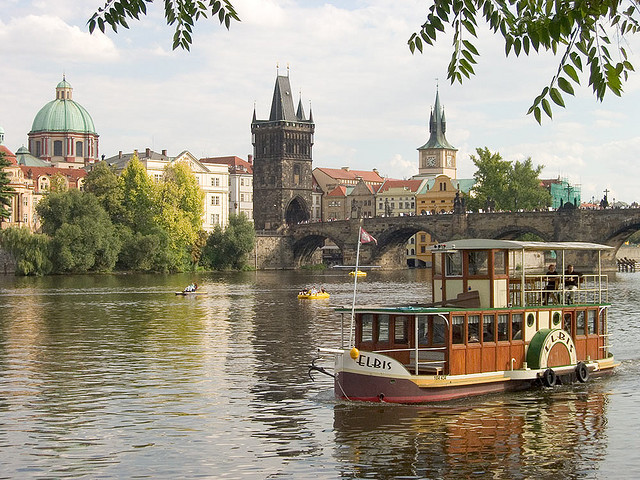
%> input picture 1674/HW2P/prague.jpg, 640 x 480 px
$ octave part_a.m   (GNU Octave 9; MATLAB toolbox functions it lacks are replaced by stand-ins)
%> lines starting %> are read from the running program, lines starting %| are printed output that depends on the picture
%> further down, im1 is the input picture: size 480x640x3 uint8; mean R, G, B 156.6, 149.6, 132.7
### 1674/HW2P/energy_image.m
function return_value = energy_image(im)
    image_gray = rgb2gray(im);
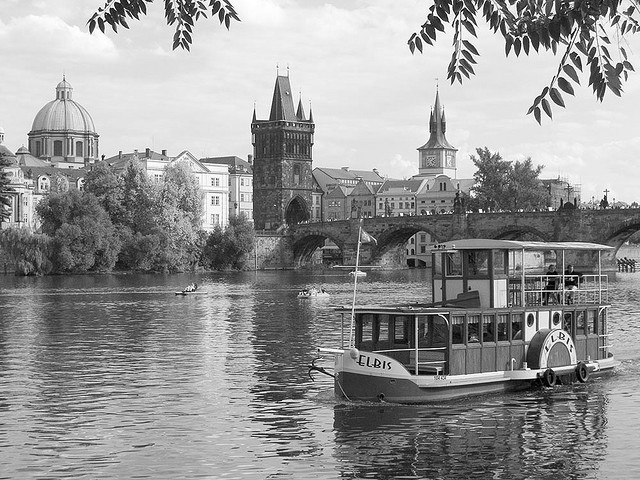
%> image_gray: size 480x640 uint8; min 0, max 255, mean 149.8
    x_diff = double(imfilter(image_gray, [-1,0,1; -1, 0, -1; -1, 0, -1]));
    y_diff = double(imfilter(image_gray, [-1, -1, -1; 0, 0, 0; 1, 1, 1]));
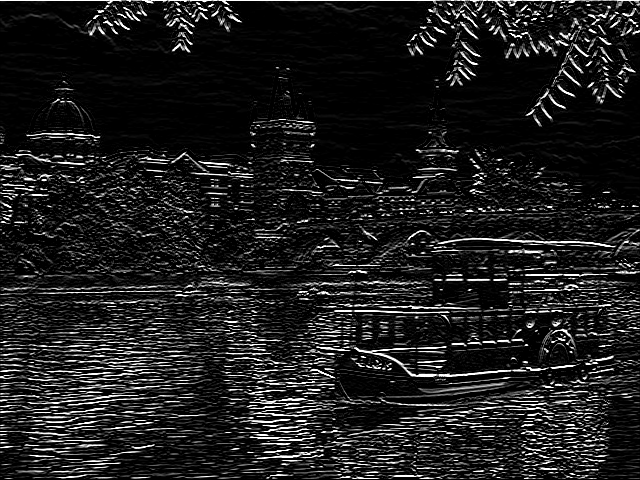
%> y_diff: size 480x640 double; min 0, max 255, mean 29.9
    return_value = sqrt(x_diff .^2 + y_diff .^ 2);
end

### 1674/HW2P/cumulative_minimum_energy_map.m
% Code written for CS1674 by Adriana Kovashka
% DO NOT SHARE as students in the next issue might need to implement this

function [M] = cumulative_minimum_energy_map(energyImage, seamDirection)
%> called with seamDirection = 'HORIZONTAL'

    if(strcmp(seamDirection, 'VERTICAL'))

        % compute from top to bottom

        [num_rows, num_cols] = size(energyImage);
        M = zeros(size(energyImage));
        M(1:num_rows, 1:num_cols) = -Inf;

        M(1, :) = energyImage(1, :);

        for i = 2:num_rows
            for j = 1:num_cols
                if(j > 1)
                    if(j < num_cols)    % standard case
                        M(i, j) = energyImage(i, j) + min([M(i-1, j-1) M(i-1, j) M(i-1, j+1)]);
                    else    % if only have two cells above (at right image boundary)
                        M(i, j) = energyImage(i, j) + min([M(i-1, j-1) M(i-1, j)]);
                    end
                else        % at left image boundary
                    M(i, j) = energyImage(i, j) + min([M(i-1, j) M(i-1, j+1)]);
                end
                assert(~isinf(M(i, j)));
            end
        end

    else
        assert(strcmp(seamDirection, 'HORIZONTAL'));

        % compute from left to right

        [num_rows, num_cols] = size(energyImage);
%> num_rows = 480; num_cols = 640
        M = zeros(size(energyImage));
        M(1:num_rows, 1:num_cols) = -Inf;
%> M: size 480x640 double; every value is NaN or infinite

        M(:, 1) = energyImage(:, 1);
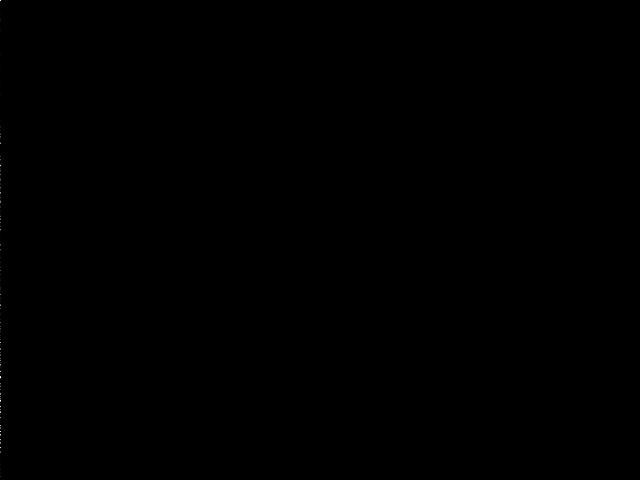
%> M: size 480x640 double; 99.84% of the values are NaN or infinite; the others: min 0, max 255, mean 24.73; drawn with min black, max white, NaN and infinite black

        for j = 2:num_cols
            for i = 1:num_rows
                if(i > 1)
                    if(i < num_rows)    % standard case
                        M(i, j) = energyImage(i, j) + min([M(i-1, j-1) M(i, j-1) M(i+1, j-1)]);
                    else                % if only have two cells to the left (at bottom image boundary)
                        M(i, j) = energyImage(i, j) + min([M(i-1, j-1) M(i, j-1)]);
                    end
                else                    % at top image boundary
                    M(i, j) = energyImage(i, j) + min([M(i, j-1) M(i+1, j-1)]);
                end
                assert(~isinf(M(i, j)));
            end
        end
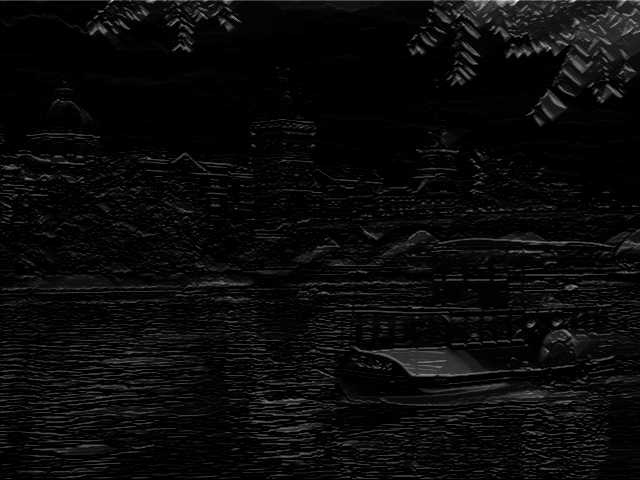
%> M: size 480x640 double; min 0, max 1132, mean 47.4; drawn with min black and max white

    end


### 1674/HW2P/find_optimal_horizontal_seam.m
% Code written for CS1674 by Adriana Kovashka
% DO NOT SHARE as students in the next issue might need to implement this

function [horizontalSeam] = find_optimal_horizontal_seam(M)

    [num_rows, num_cols] = size(M);

    horizontalSeam = zeros(num_cols, 1);

    [~, ind] = min(M(:, num_cols));
%> ind = 129
    horizontalSeam(num_cols) = ind;

    for j = num_cols:-1:2
        if( (ind > 1) && (ind < num_rows) )
            [~, ind_new] = min([M(ind-1, j-1) M(ind, j-1) M(ind+1, j-1)]);
            ind = ind-2 + ind_new;
        elseif(ind > 1)
            [~, ind_new] = min([M(ind-1, j-1) M(ind, j-1)]);
            ind = ind-2 + ind_new;
        elseif(ind < num_rows)
            [~, ind_new] = min([M(ind, j-1) M(ind+1, j-1)]);
            ind = ind-1 + ind_new;
        else
            % index stays the same
        end
        horizontalSeam(j-1) = ind;
    end
%> this loop made 639 passes
%> (ind_new, ind) on passes 1 to 12: (2, 129), (2, 129), (2, 129), (3, 130), (2, 130), (2, 130), (2, 130), (2, 130), (1, 129), (1, 128), (1, 127), (1, 126)
%> after the loop, horizontalSeam = 640 values, max 130 at index 555, min 79 at index 1, mean 110.2; ind = 79


### 1674/HW2P/reduceHeight.m
function [reducedColorImage, reducedEnergyImage] = reduceHeight(im, energyImage)

    string = 'HORIZONTAL';
    cumulative_map = cumulative_minimum_energy_map(energyImage, string);
    seam = find_optimal_horizontal_seam(cumulative_map);
%> seam has the same summary as horizontalSeam in find_optimal_horizontal_seam

    [rows, cols, ch] = size(im);
%> rows = 480; cols = 640; ch = 3

    reducedColorImage = zeros(rows - 1, cols, ch, 'uint8');
    reducedEnergyImage = zeros(rows - 1, cols);


    for i=1:cols
        reducedColorImage(:,i,:) = im([1:(seam(i)-1) (seam(i)+1):end],i,:);
        reducedEnergyImage(:,i) = energyImage([1:(seam(i)-1) (seam(i)+1):end],i);
    end
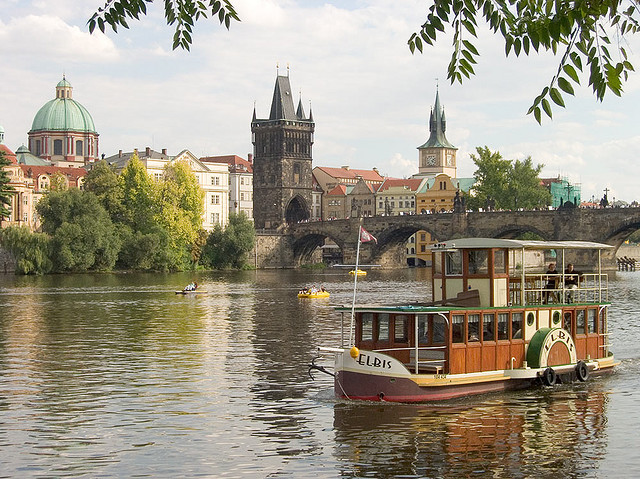
%> reducedColorImage: size 479x640x3 uint8; mean R, G, B 156.4, 149.5, 132.6
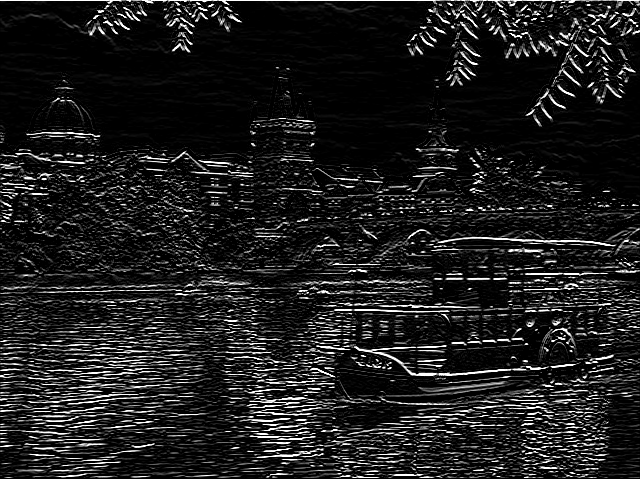
%> reducedEnergyImage: size 479x640 double; min 0, max 255, mean 30
end

### 1674/HW2P/part_a.m
im1 = imread('prague.jpg');

energyImage = energy_image(im1);
[reducedColorImage, reducedEnergyImage] = reduceHeight(im1, energyImage);

for i = 1:1:99
%> (the run ends here)
